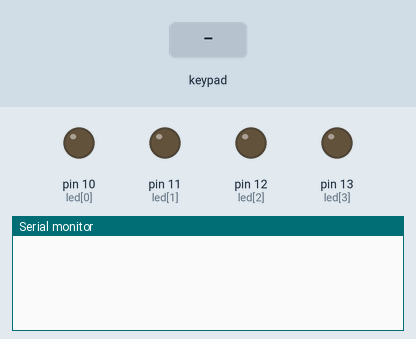
A sketch run on a simulated Arduino Uno, built with avr-gcc and run on an emulated ATmega328P. Shown: output pins drawn as LEDs (lit = HIGH), the last lines printed to the serial monitor. Wiring (inferred from the names in the program): 4×4 keypad with keys 1 2 3 A 4 5 6 B 7 8 9 C * 0 # D: rows pin 2, pin 3, pin 4, pin 5; columns pin 6, pin 7, pin 8, pin 9. Inputs (shaded band) come from the test bench. Pins used as bus, display or sensor lines are not drawn.

Above: at 1.2 s.
1.3 s: key '1' pressed
At 2.4 s:
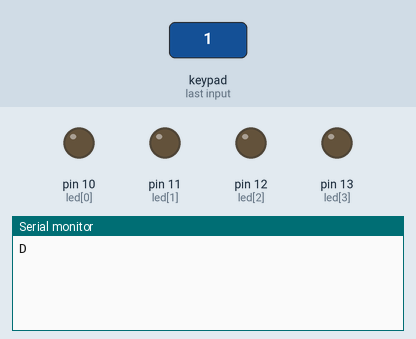
2.8 s: keypad keys 1 2 pressed 0.4 s apart
At 3.8 s:
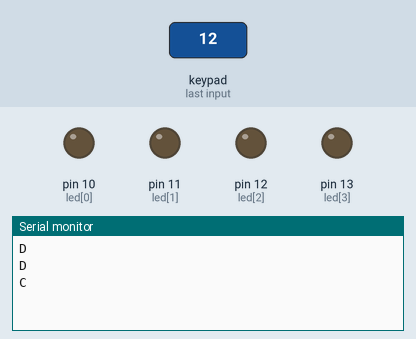
5.1 s: key '3' pressed
At 6.3 s:
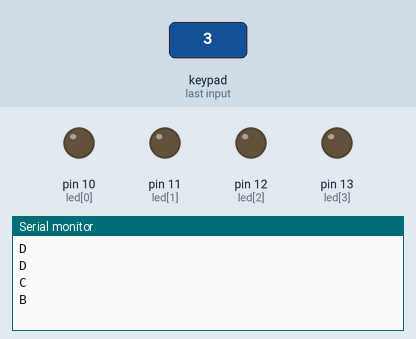
6.6 s: keypad keys 1 2 # pressed 0.4 s apart
At 8.2 s:
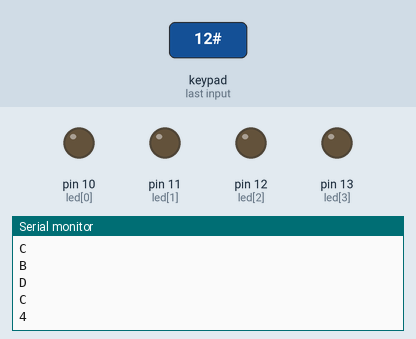
9.3 s: key 'A' pressed
At 9.7 s:
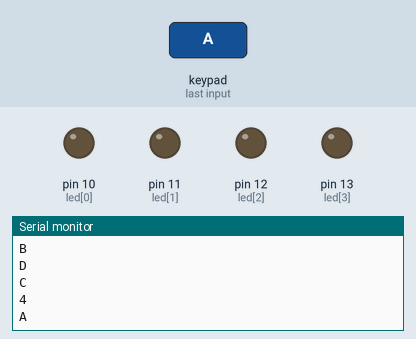
10.8 s: keypad keys 1 2 * pressed 0.4 s apart
At 12.6 s:
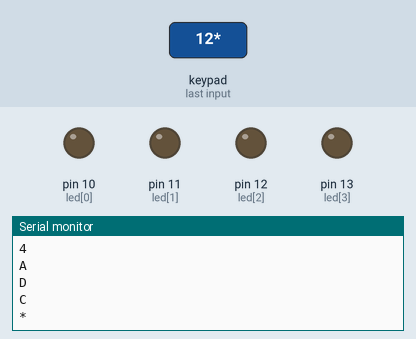

Measured:
- after the input at 1.3 s, the serial monitor: prints a new line at once (image 1)
- after the input at 2.8 s, the serial monitor: prints a new line after 0.40 s (image 2)
- after the input at 5.1 s, the serial monitor: prints a new line at once (image 3)
- after the input at 6.6 s, the serial monitor: prints a new line at once (image 4)
- after the input at 9.3 s, the serial monitor: prints a new line at once (image 5)
- after the input at 10.8 s, the serial monitor: prints a new line at once (image 6)

The sketch:

05.ino
```cpp
int d=0;
int num[1]={0};
byte row[4]={5,4,3,2};
byte col[4]={9,8,7,6};
byte led[4]={10,11,12,13};
// 常量key,其内容看起来像电话输入按钮
const char key[4][5]={
        {'1', '2', '3', 'A'},
        {'4', '5', '6', 'B'},
        {'7', '8', '9', 'C'},
        {'*', '0', '#', 'D'}
};

void setup() {
        Serial.begin(9600);
        for (int a = 0;a<4;a++)
        {
                pinMode(row[a],INPUT);
                digitalWrite(row[a],HIGH);
                pinMode(col[a],OUTPUT);
                digitalWrite(col[a],HIGH);
                pinMode(led[a],OUTPUT);
        }
}
int a,b,c,s,e;//5个变量用来取二进制
void match(){
        if (num[0]!=0){
        //取二进制
        int e=num[0];
        int a=e%2;e=e/2;
        int b=e%2;e=e/2;
        int c=e%2;e=e/2;
        int s=e%2;e=e/2;
        if(a==1){
                digitalWrite(10, HIGH);
        }
        if(a==0){
                digitalWrite(10, LOW);
        }
        if(b==1){
                digitalWrite(11, HIGH);
        }
        if(b==0){
                digitalWrite(11, LOW);
        }
        if(c==1){
                digitalWrite(12, HIGH);
        }
        if(c==0){
                digitalWrite(12, LOW);
        }
        if(s==1){
                digitalWrite(13, HIGH);
        }
        if(s==0){
                digitalWrite(13, LOW);
        }}}
     /*
   if (num[1]!=0){
    int e=num[0]*10+num[1];
    int a=e%2;e=e/2;
    int b=e%2;e=e/2;
    int c=e%2;e=e/2;
    int s=e%2;e=e/2;
     if(a==1){
      digitalWrite(10, HIGH);
      }
    if(a==0){
      digitalWrite(10, LOW);
      }

    if(b==1){
      digitalWrite(11, HIGH);
      }
    if(b==0){
      digitalWrite(11, LOW);
      }

    if(c==1){
      digitalWrite(12, HIGH);
      }
    if(c==0){
      digitalWrite(12, LOW);
      }
    if(s==1){
      digitalWrite(13, HIGH);
      }
    if(s==0){
      digitalWrite(13, LOW);
      }}}
      */
void loop() {
        for (int b=0;b<4;b++){
                for (int c=0;c<4;c++){
                        digitalWrite(col[b],LOW);//电子写入?
                        d = digitalRead(row[c]);//电子读取?
                        if (d == LOW){
                                Serial.println(key[b][c]);//通信模块打印?
                                if (key[b][c]!=0){
                                //又是取二进制,并重复了match()的操作???
                                        int e=key[b][c];
                                        int a=e%2;e=e/2;
                                        int b=e%2;e=e/2;
                                        int c=e%2;e=e/2;
                                        int s=e%2;e=e/2;
                                        if(a==1){
                                                digitalWrite(10, HIGH);
                                        }
                                        if(a==0){
                                                digitalWrite(10, LOW);
                                        }
                                        if(b==1){
                                                digitalWrite(11, HIGH);
                                        }
                                        if(b==0){
                                                digitalWrite(11, LOW);
                                        }
                                        if(c==1){
                                                digitalWrite(12, HIGH);
                                        }
                                        if(c==0){
                                        digitalWrite(12, LOW);
                                        }
                                        if(s==1){
                                                digitalWrite(13, HIGH);
                                        }
                                        if(s==0){
                                                digitalWrite(13, LOW);}
                                        digitalWrite(10, LOW);
                                        digitalWrite(11, LOW);
                                        digitalWrite(12, LOW);
                                        digitalWrite(13, LOW);
                                }
        /*
        Serial.println(b);
        Serial.println(c);
        if(b==3 and c==0)
          {
            digitalWrite(10, LOW);
            digitalWrite(11, LOW);
            digitalWrite(12, LOW);
            digitalWrite(13, LOW);
          }
        if(b==3 and c==2){match();}
        else{num[0]=key[b][c]; }
        Serial.println(num[0]);
        */
                        delay(300);
                        }
                digitalWrite(col[b], HIGH);//b一次全恢复，c大约4次
                }
        }
}
```
